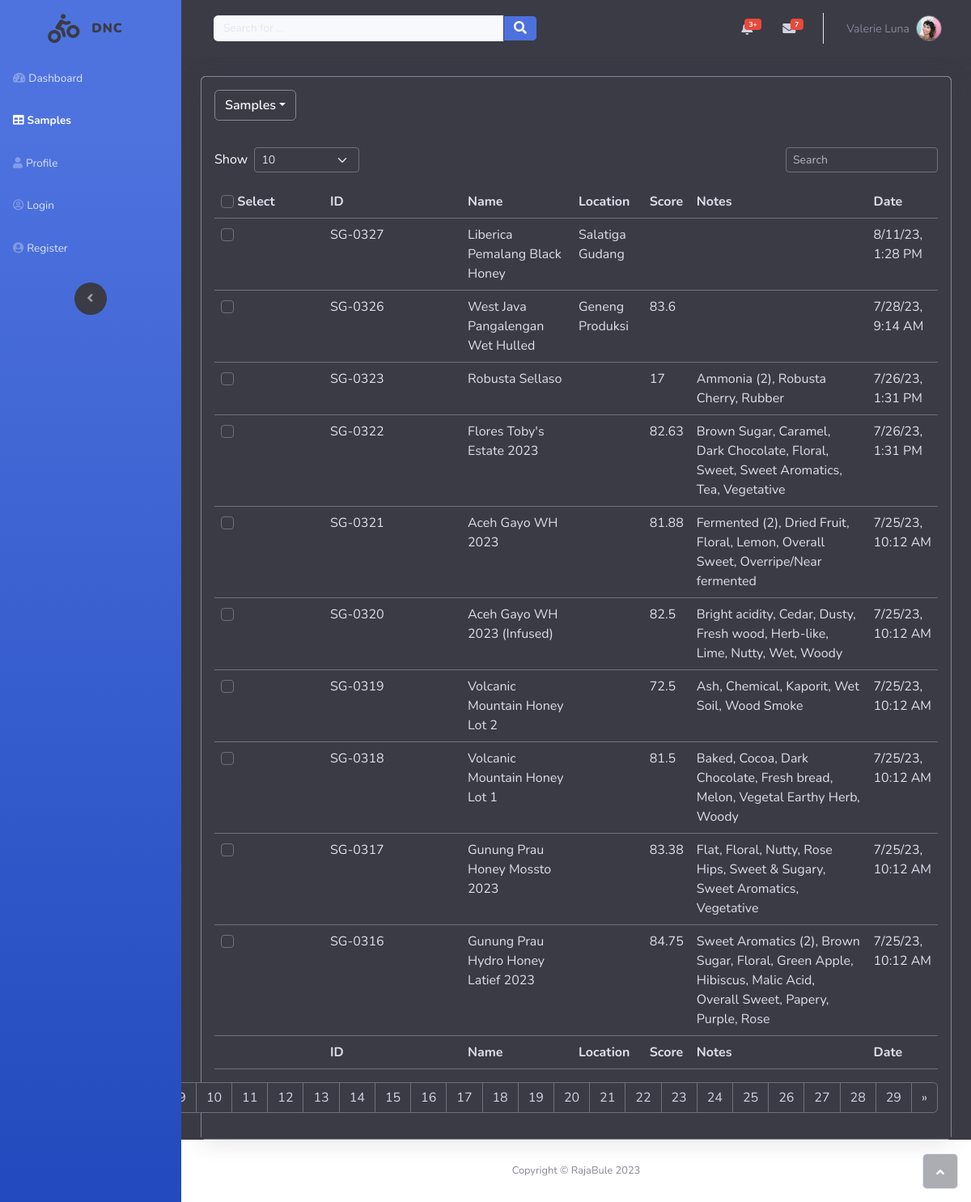
Screenshot of /samples/ with the database file from the repository.
### DNC/models.py (models this page shows, shortened)
class Samples(models.Model):
    id = models.CharField(max_length=300, primary_key=True)
    name = models.CharField(max_length=300)
    stype = models.CharField(max_length=300, null=True)
    project = models.CharField(max_length=300, null=True, blank=True)
    location = models.CharField(max_length=300, null=True)
    proccessing = models.CharField(max_length=300, null=True)
    cropyear = models.CharField(max_length=300, null=True)
    varieties = models.CharField(max_length=300, null=True)
    regdate = models.CharField(max_length=300, null=True, blank=True)
    grade = models.CharField(max_length=300, null=True, blank=True)
    rating = models.CharField(max_length=300, null=True, blank=True)
    cert = models.CharField(max_length=300, null=True, blank=True)
    notes = models.TextField(max_length=300, null=True, blank=True)
    refid = models.CharField(max_length=300, null=True, blank=True)
    salenum = models.CharField(max_length=300, null=True, blank=True)
    iconum = models.CharField(max_length=300, null=True, blank=True)
    contnum = models.CharField(max_length=300, null=True, blank=True)
    tracknum = models.CharField(max_length=300, null=True, blank=True)
    country = models.CharField(max_length=300, null=True, blank=True)
    farm = models.CharField(max_length=300, null=True, blank=True)
    importer = models.CharField(max_length=300, null=True, blank=True)
    exporter = models.CharField(max_length=300, null=True, blank=True)
    wetmill = models.CharField(max_length=300, null=True, blank=True)
    drymill = models.CharField(max_length=300, null=True, blank=True)
    cooperative = models.CharField(max_length=300, null=True, blank=True)
    assosiation = models.CharField(max_length=300, null=True, blank=True)
    customer = models.CharField(max_length=300, null=True, blank=True)
    othertrac = models.TextField(max_length=300, null=True, blank=True)
    sampleweight = models.CharField(max_length=300, null=True, blank=True)
    sampleweightunit = models.CharField(max_length=300, null=True, blank=True)
    expweight = models.CharField(max_length=300, null=True, blank=True)
    expweightunit = models.CharField(max_length=300, null=True, blank=True)
    expprice = models.CharField(max_length=300, null=True, blank=True)
    exptotalprice = models.CharField(max_length=300, null=True, blank=True)
    exparrival = models.CharField(max_length=300, null=True, blank=True)
    moisture = models.CharField(max_length=300, null=True, blank=True)
    wa = models.CharField(max_length=300, null=True, blank=True)
    density = models.CharField(max_length=300, null=True, blank=True)
    physicaldefects = models.CharField(max_length=300, null=True)
    screensize = models.CharField(max_length=300, null=True, blank=True)
    classification = models.CharField(max_length=300, null=True, blank=True)
    estgreenweight = models.CharField(max_length=300, null=True, blank=True)
    sensorialdescriptors = models.TextField(max_length=300, null=True, blank=True)
    generalcomments = models.TextField(max_length=300, null=True, blank=True)
    sensorial = models.CharField(max_length=300, null=True, blank=True)

### DNC/views.py (the view)
# urls.py: path('samples/', views.samples, name="samples"),
def samples(request):
    amples = Samples.objects.all()
    per_page = request.GET.get('selected', 10)
    print(per_page)
    p = Paginator(amples, per_page)
    page_number = request.GET.get('page')
    try:
        page_obj = p.get_page(page_number)  # returns the desired page object
    except PageNotAnInteger:
        page_obj = p.page(10)
    except EmptyPage:
        page_obj = p.page(p.num_pages)
    context = {'page_obj': page_obj,
               'per_page': per_page,
               }
    return render(request,'table.html', context)

### DNC/templates/table.html (shortened to what this page needs)
{% load static %}
<!DOCTYPE html>
<html data-bs-theme="light" lang="en">
<head>
    <link rel="stylesheet" href="{% static 'bootstrap/css/bootstrap.min.css' %}">
    <link rel="stylesheet" href="{% static 'fonts/fontawesome-all.min.css' %}">
    <link rel="stylesheet" href="{% static 'css/bs-theme-overrides.css' %}">
</head>
<body id="page-top">
    <div id="wrapper">
        <nav class="navbar align-items-start sidebar sidebar-dark accordion bg-gradient-primary p-0 navbar-dark" data-bs-theme="dark">
            <div class="container-fluid d-flex flex-column p-0"><a class="navbar-brand d-flex justify-content-center align-items-center sidebar-brand m-0" href="#">
                    <div class="sidebar-brand-icon rotate-n-15"><i class="fas fa-biking text-dark"></i></div>
                    <div class="sidebar-brand-text mx-3"><span class="text-dark"><strong>DNC</strong></span></div>
                </a>
                <ul class="navbar-nav text-light" id="accordionSidebar">
                    <li class="nav-item"><a class="nav-link" href="{% url 'index' %}"><i class="fas fa-tachometer-alt"></i><span>Dashboard</span></a></li>
                    <li class="nav-item"><a class="nav-link active" href="{% url 'samples' %}"><i class="fas fa-table"></i><span>Samples</span></a><a class="nav-link" href="profile.html"><i class="fas fa-user"></i><span>Profile</span></a></li>
                    <li class="nav-item"><a class="nav-link" href="login.html"><i class="far fa-user-circle"></i><span>Login</span></a></li>
                    <li class="nav-item"><a class="nav-link" href="register.html"><i class="fas fa-user-circle"></i><span>Register</span></a></li>
                </ul>
                <div class="text-center d-none d-md-inline"><button class="btn text-bg-dark rounded-circle border-0" id="sidebarToggle" type="button"></button></div>
            </div>
        </nav>
        <div class="d-flex flex-column" id="content-wrapper">
            <div class="text-bg-dark" id="content">
                <nav class="navbar navbar-expand bg-primary shadow mb-4 topbar static-top navbar-light" data-bs-theme="dark">
                    <div class="container-fluid"><button class="btn btn-link d-md-none rounded-circle me-3" id="sidebarToggleTop" type="button"></button>
                        <form class="d-none d-sm-inline-block me-auto ms-md-3 my-2 my-md-0 mw-100 navbar-search">
                            <div class="input-group"><input class="bg-light form-control border-0 small" type="text" placeholder="Search for ..."><button class="btn btn-primary link-light text-bg-info py-0" type="button"><i class="fas fa-search"></i></button></div>
                        </form>
                        <ul class="navbar-nav flex-nowrap ms-auto">
                            <li class="nav-item dropdown no-arrow mx-1">
                                <div class="nav-item dropdown no-arrow"><a class="dropdown-toggle nav-link" aria-expanded="false" data-bs-toggle="dropdown" href="#"><span class="badge bg-danger badge-counter">3+</span></a>
                                </div>
                            </li>
                            <li class="nav-item dropdown no-arrow mx-1">
                                <div class="nav-item dropdown no-arrow"><a class="dropdown-toggle nav-link" aria-expanded="false" data-bs-toggle="dropdown" href="#"><span class="badge bg-danger badge-counter">7</span><i class="fas fa-envelope fa-fw"></i></a>
                                </div>
                            </li>
                            <li class="nav-item dropdown no-arrow">
                                <div class="nav-item dropdown no-arrow"><a class="dropdown-toggle nav-link" aria-expanded="false" data-bs-toggle="dropdown" href="#" data-bs-theme="dark"><span class="d-none d-lg-inline me-2 text-gray-600 small">Valerie Luna</span><img class="border rounded-circle img-profile" src="assets/img/avatars/avatar1.jpeg"></a>
                                </div>
                            </li>
                        </ul>
                    </div>
                </nav>
                <div class="container-fluid border-dark">
                    <div class="card border-secondary shadow">
                        <div class="card-header text-bg-dark border-primary py-3" data-bs-theme="dark">
                            <div class="dropdown d-table"><a class="btn btn-secondary dropdown-toggle fw-semibold link-light text-bg-dark border-secondary" aria-expanded="false" data-bs-toggle="dropdown" role="button">Samples</a>
                            </div>
                        </div>
                        <div class="card-body text-bg-primary" data-bs-theme="dark">
                            <div class="row">
                                <div class="col-md-6 text-nowrap">
                                    <div id="dataTable_length" class="dataTables_length" aria-controls="dataTable">
                                        <label class="form-label">
                                            Show&nbsp;
                                            <select name="selected" class="d-inline-block form-select form-select-sm" id="maxrange">
                                                <option value="10">{{ per_page }}</option>
                                            </select>
                                        </label>
                                    </div>
                                </div>
                                <div class="col-md-6">
                                    <div class="text-md-end dataTables_filter" id="dataTable_filter">
                                        <label class="form-label">
                                            <input type="search" class="form-control form-control-sm" aria-controls="dataTable" placeholder="Search">
                                        </label>
                                    </div>
                                </div>
                            </div>
                            <div class="table-responsive table mt-2" id="dataTable" role="grid" aria-describedby="dataTable_info">
                                <table class="table my-0" id="dataTable">
                                    <thead>
                                        <tr>
                                            <th style="width: 135px;max-width: 150px;"><input class="form-check-input custom-control-input"  type="checkbox" id="selectAllCheckbox">    Select</th>
                                            <th style="width: 171.45px;max-width: 170px;">ID</th>
                                            <th>Name</th>
                                            <th>Location</th>
                                            <th>Score</th>
                                            <th>Notes</th>
                                            <th>Date</th>
                                        </tr>
                                    </thead>
                                    <tbody>
                                        {% for item in page_obj %}
                                        <tr>
                                                <td style="width: 85px;max-width: 100px;"><input class="form-check-input custom-control-input" type="checkbox" value="{{item.id}}"></td>
                                                <td>{{ item.id }}</td>
                                                <td>{{ item.name }}</td>
                                                <td>{{ item.location }}</td>
                                                <td>{{ item.sensorial }}</td>
                                                <td>{{ item.sensorialdescriptors }}</td>
                                                <td>{{ item.regdate }}</td>
                                        </tr>
                                        {% endfor %}
                                    </tbody>
                                    <tfoot>
                                        <tr>
                                            <td style="width: 85.45px;max-width: 100px;"></td>
                                            <td style="width: 171.45px;max-width: 170px;"><strong>ID</strong></td>
                                            <td><strong>Name</strong></td>
                                            <td><strong>Location</strong></td>
                                            <td><strong>Score</strong></td>
                                            <td><strong>Notes</strong></td>
                                            <td><strong>Date</strong></td>
                                        </tr>
                                    </tfoot>
                                </table>
                            </div>
                            <div class="row">
                                <div class="col-md-6 align-self-center">
                                    <p id="dataTable_info" class="dataTables_info" role="status" aria-live="polite">Page {{ page_obj.number }} of {{ page_obj.paginator.num_pages }}.</p>
                                </div>
                                <div class="col-md-6">
                                    <nav class="d-lg-flex justify-content-lg-end dataTables_paginate paging_simple_numbers">
                                        <ul class="pagination">
                                            {% for pages in page_obj.paginator.page_range %}
                                            <li class="page-item"><a class="page-link" id="pagenum" href="?page={{pages}}">{{pages}}</a></li>
                                            {% endfor %}
                                            {%if page_obj.has_next %}
                                            <li class="page-item"><a class="page-link" id="next" aria-label="Next" href="?page={{page_obj.next_page_number}}"><span aria-hidden="true">»</span></a></li>
                                            {% endif %}
                                        </ul>
                                    </nav>
                                </div>
                            </div>
                        </div>
                    </div>
                </div>
            </div>
            <footer class="bg-white sticky-footer">
                <div class="container my-auto">
                    <div class="text-center my-auto copyright"><span>Copyright © RajaBule 2023</span></div>
                </div>
            </footer>
        </div><a class="border rounded d-inline scroll-to-top" href="#page-top"><i class="fas fa-angle-up"></i></a>
    </div>
</body>
</html>

### DNC/static/css/bs-theme-overrides.css (style rules this page uses)
:root, [data-bs-theme=light] { --bs-link-color: #0f0c12; --bs-link-color-rgb: 15,12,18; --bs-link-hover-color: #321937; --bs-link-hover-color-rgb: 50,25,55; }
[data-bs-theme=dark] { --bs-primary: #3a3b45; --bs-primary-rgb: 58,59,69; --bs-primary-text-emphasis: #89898F; --bs-primary-bg-subtle: #0C0C0E; --bs-primary-border-subtle: #232329; --bs-info: #4c71dd; --bs-info-rgb: 76,113,221; --bs-info-text-emphasis: #94AAEB; --bs-info-bg-subtle: #0F172C; --bs-info-border-subtle: #2E4485; --bs-link-color: #d3d5e6; --bs-link-color-rgb: 211,213,230; --bs-link-decoration: blink; }
[data-bs-theme=dark] .btn-primary, .btn-primary[data-bs-theme=dark] { --bs-btn-color: #fff; --bs-btn-bg: #3a3b45; --bs-btn-border-color: #3a3b45; --bs-btn-hover-color: #fff; --bs-btn-hover-bg: #31323B; --bs-btn-hover-border-color: #2E2F37; --bs-btn-focus-shadow-rgb: 225,226,227; --bs-btn-active-color: #fff; --bs-btn-active-bg: #2E2F37; --bs-btn-active-border-color: #2C2C34; --bs-btn-disabled-color: #fff; --bs-btn-disabled-bg: #3a3b45; --bs-btn-disabled-border-color: #3a3b45; }

### rows the page displays
Samples: id "SG-0327", name "Liberica Pemalang Black Honey", location "Salatiga Gudang", regdate "8/11/23, 1:28 PM"
Samples: id "SG-0326", name "West Java Pangalengan Wet Hulled", location "Geneng Produksi", sensorial "83.6", regdate "7/28/23, 9:14 AM"
Samples: id "SG-0323", name "Robusta Sellaso", sensorial "17", sensorialdescriptors "Ammonia (2), Robusta Cherry, Rubber", regdate "7/26/23, 1:31 PM"
Samples: id "SG-0322", name "Flores Toby's Estate 2023", sensorial "82.63", sensorialdescriptors "Brown Sugar, Caramel, Dark Chocolate, Floral, Sweet, Sweet Aromatics, Tea, Vegetative", regdate "7/26/23, 1:31 PM"
Samples: id "SG-0321", name "Aceh Gayo WH 2023", sensorial "81.88", sensorialdescriptors "Fermented (2), Dried Fruit, Floral, Lemon, Overall Sweet, Overripe/Near fermented", regdate "7/25/23, 10:12 AM"
Samples: id "SG-0320", name "Aceh Gayo WH 2023 (Infused)", sensorial "82.5", sensorialdescriptors "Bright acidity, Cedar, Dusty, Fresh wood, Herb-like, Lime, Nutty, Wet, Woody", regdate "7/25/23, 10:12 AM"
Samples: id "SG-0319", name "Volcanic Mountain Honey Lot 2", sensorial "72.5", sensorialdescriptors "Ash, Chemical, Kaporit, Wet Soil, Wood Smoke", regdate "7/25/23, 10:12 AM"
Samples: id "SG-0318", name "Volcanic Mountain Honey Lot 1", sensorial "81.5", sensorialdescriptors "Baked, Cocoa, Dark Chocolate, Fresh bread, Melon, Vegetal Earthy Herb, Woody", regdate "7/25/23, 10:12 AM"
Samples: id "SG-0317", name "Gunung Prau Honey Mossto 2023", sensorial "83.38", sensorialdescriptors "Flat, Floral, Nutty, Rose Hips, Sweet & Sugary, Sweet Aromatics, Vegetative", regdate "7/25/23, 10:12 AM"
Samples: id "SG-0316", name "Gunung Prau Hydro Honey Latief 2023", sensorial "84.75", sensorialdescriptors "Sweet Aromatics (2), Brown Sugar, Floral, Green Apple, Hibiscus, Malic Acid, Overall Sweet, Papery, Purple, Rose", regdate "7/25/23, 10:12 AM"

### other values shown
{{ pages }} "10" "11" "12" "13" "14" "15" "16" "17" "18" "19" "20" "21" "22" "23" "24" "25" "26" "27" "28" "29"
form field selected "10"
